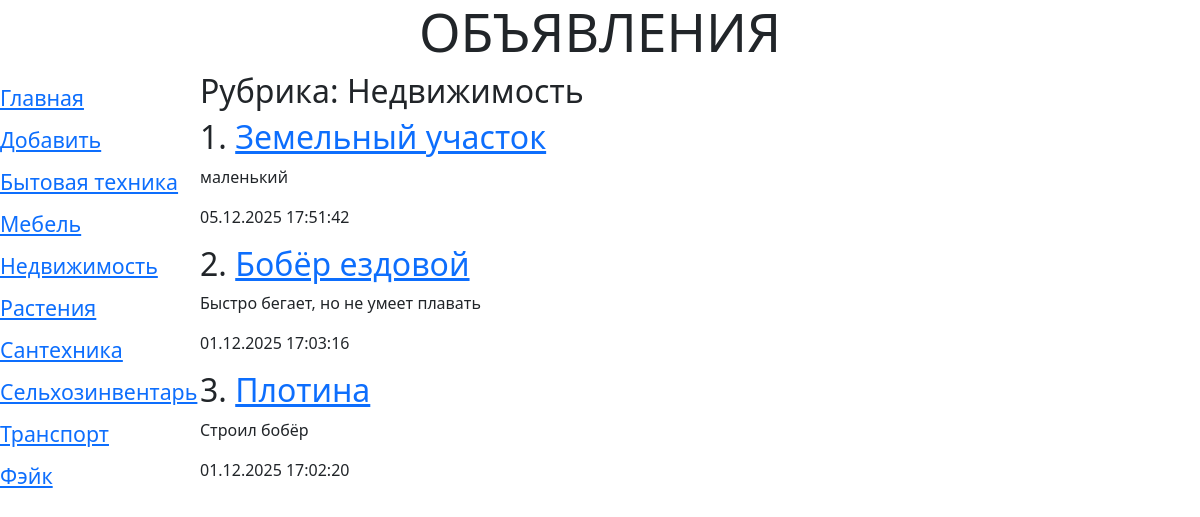
/1/, run on the app's committed database.
### bboard/models.py (models this page shows, shortened)
class Rubric(models.Model):
    name = models.CharField(
        max_length=20,
        db_index=True,
        verbose_name='Название',
    )
    class Meta:
        verbose_name = 'Рубрика'
        verbose_name_plural = 'Рубрики'
        ordering = ('name',)

class Bb(models.Model):
    KINDS = (
        ('Купля-продажа', (
            ('b', 'Куплю'),
            ('s', 'Продам'),
        )),
        ('Обмен', (
            ('c', 'Обменяю'),
        ))
    )
    kind = models.CharField(
        max_length=1,
        choices=KINDS,
        default='s',
        verbose_name='Тип объявления',
    )
    title = models.CharField(
        max_length=50,
        verbose_name='Товар',
        validators=[
            validators.RegexValidator(regex=r'^.{4,}$',),
        ],
        error_messages={'invalid': 'Введите 4 или более символов'}
    )
    content = models.TextField(
        null=True,
        blank=True,
        verbose_name='Описание',
    )
    price = models.DecimalField(
        max_digits=13,
        decimal_places=2,
        null=True,
        blank=True,
        verbose_name='Цена',
        validators=[validate_even],
    )
    published = models.DateTimeField(
        auto_now_add=True,
        db_index=True,
        verbose_name='Опубликовано',
    )
    rubric = models.ForeignKey(
        'Rubric',
        null=True,
        on_delete=models.PROTECT,
        verbose_name='Рубрика',
    )
    def title_and_price(self):
        if self.price:
            return f'{self.title} ({self.price})'
        return f'{self.title}'
    title_and_price.short_description = 'Название и цена'
    class Meta:
        verbose_name = 'Объявление'
        verbose_name_plural = 'Объявления'
        ordering = ['-published']

### bboard/views.py (the view)
# urls.py: path('<int:rubric_id>/', BbRubricBbsView.as_view(), name='by_rubric'),
class BbRubricBbsView(ListView):
    context_object_name = 'bbs'
    def get_queryset(self):
        return Bb.objects.filter(rubric=self.kwargs['rubric_id'])
    def get_context_data(self, **kwargs):
        context = super().get_context_data(**kwargs)
        context['rubrics'] = Rubric.objects.all()
        context['current_rubric'] = Rubric.objects.get(pk=self.kwargs['rubric_id'])
        return context

### templates/bboard/bb_list.html (shortened to what this page needs)
{% extends 'layout/basic.html' %}
{% block content %}
    <h2>Рубрика: {{ current_rubric.name }}</h2>
    {% for bb in bbs %}
        <div>
            <h2>
                {{ forloop.counter }}.
                <a href="{% url 'bboard:detail' pk=bb.pk %}">{{ bb.title }}</a>
            </h2>
            <p>{{ bb.content }}</p>
            <p>{{ bb.published|date:"d.m.Y H:i:s" }}</p>
        </div>
    {% empty %}
        <h1>Объявлений нет</h1>
    {% endfor %}
{% endblock %}

### templates/layout/inc/main_menu.html (shortened to what this page needs)
<nav>
    <a href="{% url 'bboard:index' %}">Главная</a>
    <a href="{% url 'bboard:add' %}">Добавить</a>
    {% for rubric in rubrics %}
        {% url 'bboard:by_rubric' rubric_id=rubric.pk as rubric_url %}
        <a href="{{ rubric_url }}">
            {{ rubric.name }}</a>
    {% endfor %}
</nav>

### static/style.css (style rules this page uses)
nav { font-size: 16pt; width: 180px; float: left; }
nav a { display: block; margin: 10px 0; }

### data on the page
Rubric: name "Бытовая техника"
Rubric: name "Мебель"
Rubric: name "Недвижимость"
Rubric: name "Растения"
Rubric: name "Сантехника"
Rubric: name "Сельхозинвентарь"
Rubric: name "Транспорт"
Rubric: name "Фэйк"
Bb: title "Земельный участок", content "маленький", published "05.12.2025 17:51:42"
Bb: title "Бобёр ездовой", content "Быстро бегает, но не умеет плавать", published "01.12.2025 17:03:16"
Bb: title "Плотина", content "Строил бобёр", published "01.12.2025 17:02:20"
